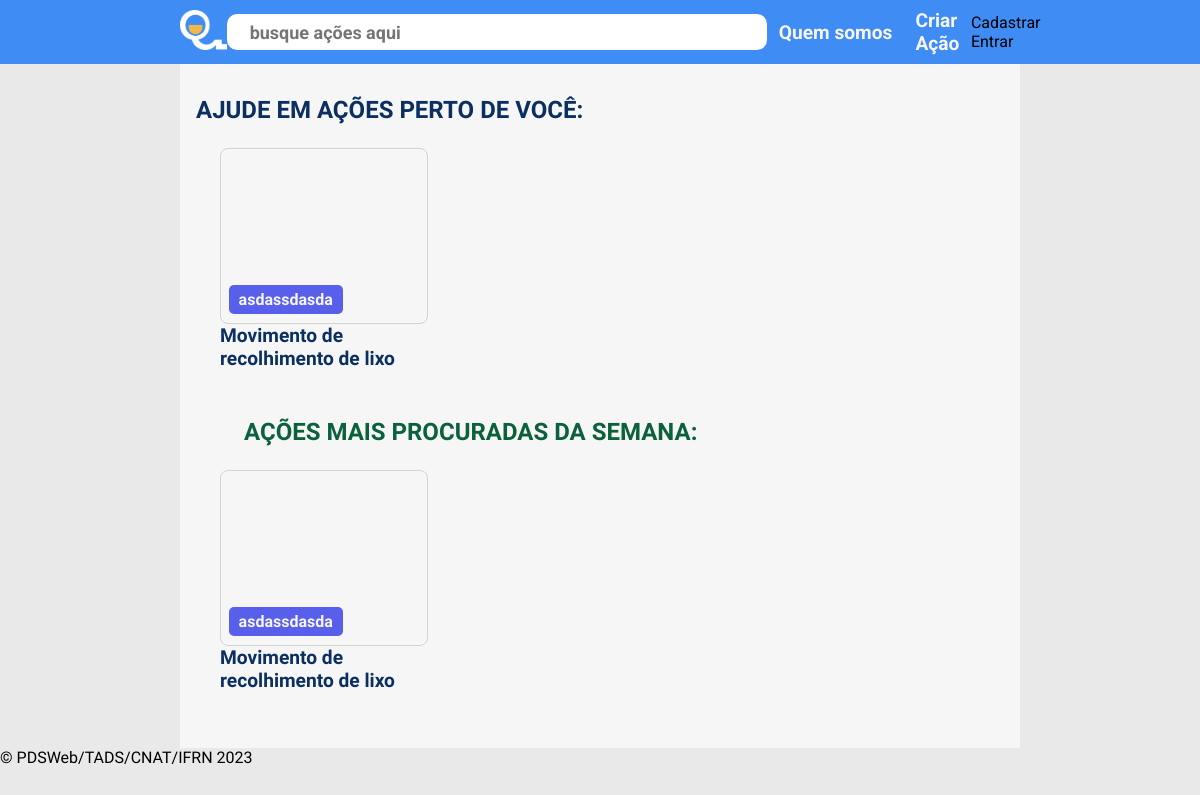
The app's page /, older data.
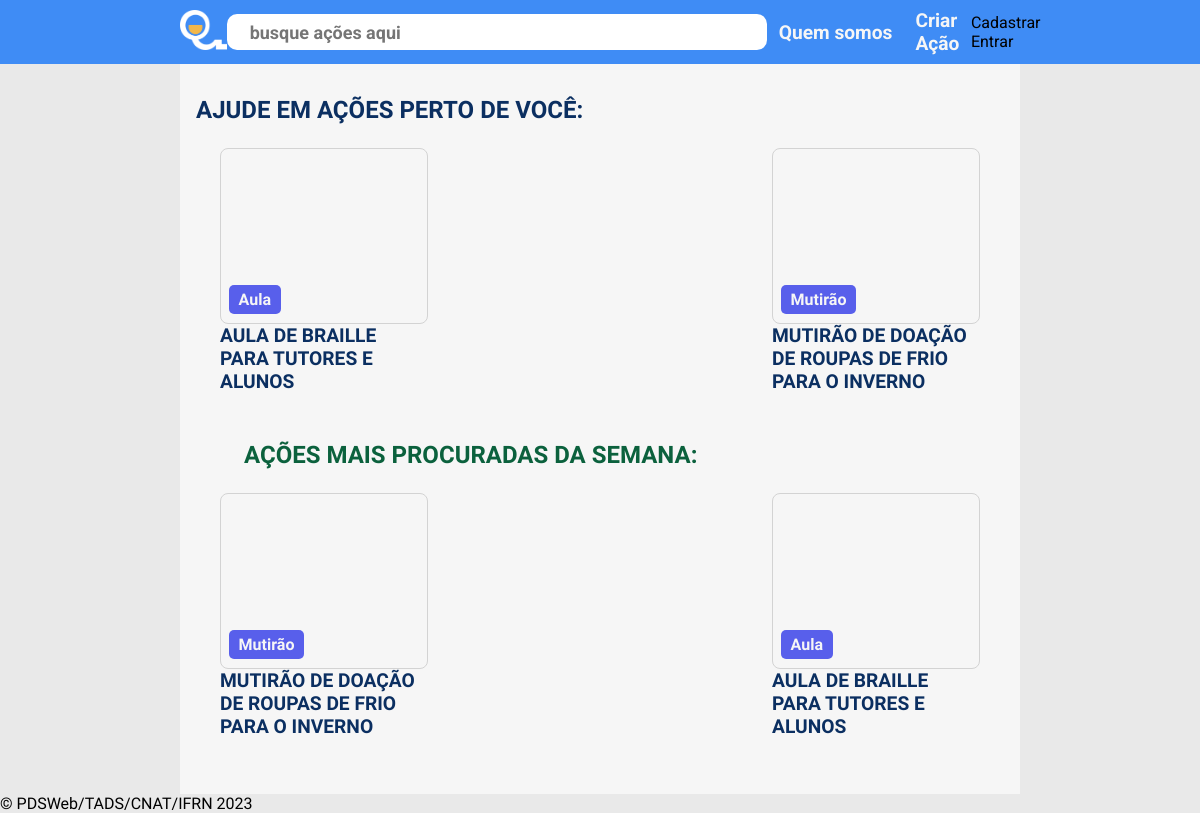
The same page, newer data.
### base/models.py (models this page shows, shortened)
class Acao(models.Model):
    nome = models.CharField(max_length=200)
    status = models.BooleanField() # Ativa: True, Inativa: False
    descricao = models.TextField('descrição')
    criada_em = models.DateTimeField(auto_now_add=True)
    modalidade = models.BooleanField() # Online: True: , Offline: False
    local = models.CharField(max_length=50)
    tema = models.CharField(max_length=20)
    max_volunt = models.IntegerField(null=True)
    url = models.CharField(blank=True, max_length=200)
    inicio = models.DateTimeField()
    fim = models.DateTimeField(null=True)
    avaliacao = models.IntegerField(null=True)
    categoria = models.ForeignKey(Categoria, null=True, blank=True, on_delete=models.SET_NULL)
    criador = models.ForeignKey(Usuario, null=True, on_delete=models.CASCADE)
    def get_foto(self):
        for foto in self.foto_set.all():
            return foto.foto.url
        return None

class Foto(models.Model):
    foto = models.ImageField(upload_to='media/imagensacoes', null=True)
    acao = models.ForeignKey(Acao, on_delete=models.CASCADE)

### base/views.py (the view)
# urls.py: path('', views.IndexViews.as_view(), name='index'),
class IndexViews(View):
    def get(self, request):
        lista_acao1 = Acao.objects.all().order_by('-criada_em')[:3]
        lista_acao2 = Acao.objects.all().order_by('criada_em')[:3]
        context = {'lista_acao1': lista_acao1, 'lista_acao2':lista_acao2}
        return render(request, 'base/index.html', context)

### base/templates/base/index.html
{% extends 'base/main.html' %}
{% load static %}
{% block conteudo %}
    <head>
        <link rel="stylesheet" href="{% static 'base/css/index.css' %}">
    </head>
    <main>
        <article>
            <h1 id="texto-1">AJUDE EM AÇÕES PERTO DE VOCÊ:</h1>
            <section id="cards">
                {% for acao in lista_acao1 %}
                    <a href="{% url 'base:detalhes' acao.id %}">
                        <div class="acao-card">
                            <div class="card-foto" style="background: url({{acao.get_foto}}); background-size: cover;">
                                <div class="acao-tag">{{acao.tema}}</div>
                            </div>
                            <div class="card-texto">{{acao.nome}}</div>
                        </div>
                    </a>
                {% endfor %}
            </section>
            <h1 id="texto-2">AÇÕES MAIS PROCURADAS DA SEMANA:</h1>
            <section id="cards">
                {% for acao in lista_acao2 %}
                    <a href="{% url 'base:detalhes' acao.id %}">
                        <div class="acao-card">
                            <div class="card-foto" style="background: url({{acao.get_foto}}); background-size: cover;">
                                <div class="acao-tag">{{acao.tema}}</div>
                            </div>
                            <div class="card-texto">{{acao.nome}}</div>
                        </div>
                    </a>
                {% endfor %}
            </section>
        </article>
    </main>
{% endblock conteudo %}

Row changes from the older to the newer data that the page shows:
added Acao: tema "Aula", nome "AULA DE BRAILLE PARA TUTORES E ALUNOS"
changed Acao: tema "asdassdasda" → "Mutirão"; nome "Movimento de recolhimento de lixo" → "MUTIRÃO DE DOAÇÃO DE ROUPAS DE FRIO PARA O INVERNO"
